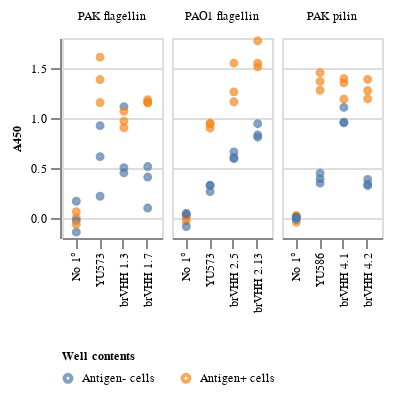

Notebook code cell kept with this figure:
### Code cell
(alt.Chart(CG025ai)
 .mark_point()
 .encode(
     x=alt.X("clone", title=None, sort=None),
     y=alt.Y("A450", title="A450"),
     color=alt.Color("bait_antigen", title="Well contents", sort=["Antigen- cells","Antigen+ cells"]),
     xOffset="jitter:Q",
 ).transform_calculate(
    # Generate Gaussian jitter with a Box-Muller transform
    # jitter="0.1*sqrt(-2*log(random()))*cos(2*PI*random())"
    # jitter='random()/100'
     jitter='0'
 ).properties(
     width=50, height=100
 )
 .facet(
     column=alt.Column("antigen", sort=["PAK flagella", "PAO1 flagella", "PAK pili"], title=None)
 ).resolve_scale(
     x='independent',
     xOffset="independent",
     # xOffset="shared"
 ).configure(
     view=dict(
         discreteWidth=dict(step=0.5*FONT_SIZE)
     ),
     facet=dict(
        spacing=FONT_SIZE//2
     ),
     point=dict(
         size=FONT_SIZE,
         strokeWidth=2,
     ),
     header=dict(
         labelFontSize=FONT_SIZE,
         titleFontSize=FONT_SIZE,
         labelPadding=FONT_SIZE//2,
     ),
     axis=dict(
         labelFontSize=FONT_SIZE,
         titleFontSize=FONT_SIZE
     ),
     legend=dict(
         titleFontSize=FONT_SIZE,
         labelFontSize=FONT_SIZE,
         symbolSize=FONT_SIZE*2,
         orient="bottom"
     )
 )
)

### Figure 1 — Vega-Lite specification as saved in the notebook (floating-point values rounded to 4 significant figures)
{"config": {"view": {"continuousWidth": 300, "continuousHeight": 300, "discreteWidth": {"step": 3.0}}, "axis": {"labelFontSize": 6, "titleFontSize": 6}, "facet": {"spacing": 3}, "header": {"labelFontSize": 6, "titleFontSize": 6, "labelPadding": 3}, "legend": {"titleFontSize": 6, "labelFontSize": 6, "symbolSize": 12, "orient": "bottom"}, "point": {"size": 6, "strokeWidth": 2}}, "data": {"name": "data-ad39e4eef17bc9525b53b3d8dc143665"}, "facet": {"column": {"field": "antigen", "sort": ["PAK flagella", "PAO1 flagella", "PAK pili"], "title": null, "type": "nominal"}}, "spec": {"mark": {"type": "point"}, "encoding": {"color": {"field": "bait_antigen", "sort": ["Antigen- cells", "Antigen+ cells"], "title": "Well contents", "type": "nominal"}, "x": {"field": "clone", "sort": null, "title": null, "type": "nominal"}, "xOffset": {"field": "jitter", "type": "quantitative"}, "y": {"field": "A450", "title": "A450", "type": "quantitative"}}, "height": 100, "transform": [{"calculate": "0", "as": "jitter"}], "width": 50}, "resolve": {"scale": {"x": "independent", "xOffset": "independent"}}, "$schema": "https://vega.github.io/schema/vega-lite/v5.17.0.json", "datasets": {"data-ad39e4eef17bc9525b53b3d8dc143665": [{"ab": "No 1°", "A450": 0.002667, "antigen": "PAK flagellin", "bait_antigen": "Antigen+ cells", "clone": "No 1°", "dilution": null}, {"ab": "No 1°", "A450": -0.03, "antigen": "PAO1 flagellin", "bait_antigen": "Antigen+ cells", "clone": "No 1°", "dilution": null}, {"ab": "No 1°", "A450": -0.085, "antigen": "PAO1 flagellin", "bait_antigen": "Antigen- cells", "clone": "No 1°", "dilution": null}, {"ab": "No 1°", "A450": -0.02633, "antigen": "PAK flagellin", "bait_antigen": "Antigen- cells", "clone": "No 1°", "dilution": null}, {"ab": "No 1°", "A450": 0.02433, "antigen": "PAK pilin", "bait_antigen": "Antigen+ cells", "clone": "No 1°", "dilution": null}, {"ab": "No 1°", "A450": -0.04267, "antigen": "PAK pilin", "bait_antigen": "Antigen+ cells", "clone": "No 1°", "dilution": null}, {"ab": "No 1°", "A450": 0.01833, "antigen": "PAK pilin", "bait_antigen": "Antigen+ cells", "clone": "No 1°", "dilution": null}, {"ab": "No 1°", "A450": 0.1677, "antigen": "PAK flagellin", "bait_antigen": "Antigen- cells", "clone": "No 1°", "dilution": null}, {"ab": "No 1°", "A450": -0.1413, "antigen": "PAK flagellin", "bait_antigen": "Antigen- cells", "clone": "No 1°", "dilution": null}, {"ab": "No 1°", "A450": 0.005, "antigen": "PAO1 flagellin", "bait_antigen": "Antigen+ cells", "clone": "No 1°", "dilution": null}, {"ab": "No 1°", "A450": 0.025, "antigen": "PAO1 flagellin", "bait_antigen": "Antigen+ cells", "clone": "No 1°", "dilution": null}, {"ab": "No 1°", "A450": 0.006667, "antigen": "PAK pilin", "bait_antigen": "Antigen- cells", "clone": "No 1°", "dilution": null}, {"ab": "No 1°", "A450": 0.007667, "antigen": "PAK pilin", "bait_antigen": "Antigen- cells", "clone": "No 1°", "dilution": null}, {"ab": "No 1°", "A450": -0.01433, "antigen": "PAK pilin", "bait_antigen": "Antigen- cells", "clone": "No 1°", "dilution": null}, {"ab": "No 1°", "A450": 0.043, "antigen": "PAO1 flagellin", "bait_antigen": "Antigen- cells", "clone": "No 1°", "dilution": null}, {"ab": "No 1°", "A450": 0.042, "antigen": "PAO1 flagellin", "bait_antigen": "Antigen- cells", "clone": "No 1°", "dilution": null}, {"ab": "No 1°", "A450": 0.06267, "antigen": "PAK flagellin", "bait_antigen": "Antigen+ cells", "clone": "No 1°", "dilution": null}, {"ab": "No 1°", "A450": -0.06533, "antigen": "PAK flagellin", "bait_antigen": "Antigen+ cells", "clone": "No 1°", "dilution": null}, {"ab": "YU573 1/1000", "A450": 0.327, "antigen": "PAO1 flagellin", "bait_antigen": "Antigen- cells", "clone": "YU573", "dilution": "1/1000"}, {"ab": "YU573 1/1000", "A450": 0.9237, "antigen": "PAK flagellin", "bait_antigen": "Antigen- cells", "clone": "YU573", "dilution": "1/1000"}, {"ab": "YU573 1/1000", "A450": 1.385, "antigen": "PAK flagellin", "bait_antigen": "Antigen+ cells", "clone": "YU573", "dilution": "1/1000"}, {"ab": "YU573 1/1000", "A450": 1.155, "antigen": "PAK flagellin", "bait_antigen": "Antigen+ cells", "clone": "YU573", "dilution": "1/1000"}, {"ab": "YU573 1/1000", "A450": 1.609, "antigen": "PAK flagellin", "bait_antigen": "Antigen+ cells", "clone": "YU573", "dilution": "1/1000"}, {"ab": "YU573 1/1000", "A450": 0.2177, "antigen": "PAK flagellin", "bait_antigen": "Antigen- cells", "clone": "YU573", "dilution": "1/1000"}, {"ab": "YU573 1/1000", "A450": 0.898, "antigen": "PAO1 flagellin", "bait_antigen": "Antigen+ cells", "clone": "YU573", "dilution": "1/1000"}, {"ab": "YU573 1/1000", "A450": 0.94, "antigen": "PAO1 flagellin", "bait_antigen": "Antigen+ cells", "clone": "YU573", "dilution": "1/1000"}, {"ab": "YU573 1/1000", "A450": 0.949, "antigen": "PAO1 flagellin", "bait_antigen": "Antigen+ cells", "clone": "YU573", "dilution": "1/1000"}, {"ab": "YU573 1/1000", "A450": 0.326, "antigen": "PAO1 flagellin", "bait_antigen": "Antigen- cells", "clone": "YU573", "dilution": "1/1000"}, {"ab": "YU573 1/1000", "A450": 0.6137, "antigen": "PAK flagellin", "bait_antigen": "Antigen- cells", "clone": "YU573", "dilution": "1/1000"}, {"ab": "YU573 1/1000", "A450": 0.264, "antigen": "PAO1 flagellin", "bait_antigen": "Antigen- cells", "clone": "YU573", "dilution": "1/1000"}, {"ab": "YU586 1/1000", "A450": 0.3487, "antigen": "PAK pilin", "bait_antigen": "Antigen- cells", "clone": "YU586", "dilution": "1/1000"}, {"ab": "YU586 1/1000", "A450": 0.4477, "antigen": "PAK pilin", "bait_antigen": "Antigen- cells", "clone": "YU586", "dilution": "1/1000"}, {"ab": "YU586 1/1000", "A450": 0.3917, "antigen": "PAK pilin", "bait_antigen": "Antigen- cells", "clone": "YU586", "dilution": "1/1000"}, {"ab": "YU586 1/1000", "A450": 1.453, "antigen": "PAK pilin", "bait_antigen": "Antigen+ cells", "clone": "YU586", "dilution": "1/1000"}, {"ab": "YU586 1/1000", "A450": 1.277, "antigen": "PAK pilin", "bait_antigen": "Antigen+ cells", "clone": "YU586", "dilution": "1/1000"}, {"ab": "YU586 1/1000", "A450": 1.365, "antigen": "PAK pilin", "bait_antigen": "Antigen+ cells", "clone": "YU586", "dilution": "1/1000"}, {"ab": "rVHH 1.3.5 1/100", "A450": 1.114, "antigen": "PAK flagellin", "bait_antigen": "Antigen- cells", "clone": "brVHH 1.3", "dilution": "1/100"}, {"ab": "rVHH 1.3.5 1/100", "A450": 0.5037, "antigen": "PAK flagellin", "bait_antigen": "Antigen- cells", "clone": "brVHH 1.3", "dilution": "1/100"}, {"ab": "rVHH 1.3.5 1/100", "A450": 1.068, "antigen": "PAK flagellin", "bait_antigen": "Antigen+ cells", "clone": "brVHH 1.3", "dilution": "1/100"}, {"ab": "rVHH 1.3.5 1/100", "A450": 0.4517, "antigen": "PAK flagellin", "bait_antigen": "Antigen- cells", "clone": "brVHH 1.3", "dilution": "1/100"}, {"ab": "rVHH 1.3.5 1/100", "A450": 0.9687, "antigen": "PAK flagellin", "bait_antigen": "Antigen+ cells", "clone": "brVHH 1.3", "dilution": "1/100"}, {"ab": "rVHH 1.3.5 1/100", "A450": 0.9027, "antigen": "PAK flagellin", "bait_antigen": "Antigen+ cells", "clone": "brVHH 1.3", "dilution": "1/100"}, {"ab": "rVHH 1.7.1 1/100", "A450": 1.158, "antigen": "PAK flagellin", "bait_antigen": "Antigen+ cells", "clone": "brVHH 1.7", "dilution": "1/100"}, {"ab": "rVHH 1.7.1 1/100", "A450": 0.5147, "antigen": "PAK flagellin", "bait_antigen": "Antigen- cells", "clone": "brVHH 1.7", "dilution": "1/100"}, {"ab": "rVHH 1.7.1 1/100", "A450": 0.09967, "antigen": "PAK flagellin", "bait_antigen": "Antigen- cells", "clone": "brVHH 1.7", "dilution": "1/100"}, {"ab": "rVHH 1.7.1 1/100", "A450": 1.151, "antigen": "PAK flagellin", "bait_antigen": "Antigen+ cells", "clone": "brVHH 1.7", "dilution": "1/100"}, {"ab": "rVHH 1.7.1 1/100", "A450": 0.4097, "antigen": "PAK flagellin", "bait_antigen": "Antigen- cells", "clone": "brVHH 1.7", "dilution": "1/100"}, {"ab": "rVHH 1.7.1 1/100", "A450": 1.183, "antigen": "PAK flagellin", "bait_antigen": "Antigen+ cells", "clone": "brVHH 1.7", "dilution": "1/100"}, {"ab": "rVHH 2.5.6 1/100", "A450": 1.261, "antigen": "PAO1 flagellin", "bait_antigen": "Antigen+ cells", "clone": "brVHH 2.5", "dilution": "1/100"}, {"ab": "rVHH 2.5.6 1/100", "A450": 1.162, "antigen": "PAO1 flagellin", "bait_antigen": "Antigen+ cells", "clone": "brVHH 2.5", "dilution": "1/100"}, {"ab": "rVHH 2.5.6 1/100", "A450": 1.549, "antigen": "PAO1 flagellin", "bait_antigen": "Antigen+ cells", "clone": "brVHH 2.5", "dilution": "1/100"}, {"ab": "rVHH 2.5.6 1/100", "A450": 0.593, "antigen": "PAO1 flagellin", "bait_antigen": "Antigen- cells", "clone": "brVHH 2.5", "dilution": "1/100"}, {"ab": "rVHH 2.5.6 1/100", "A450": 0.605, "antigen": "PAO1 flagellin", "bait_antigen": "Antigen- cells", "clone": "brVHH 2.5", "dilution": "1/100"}, {"ab": "rVHH 2.5.6 1/100", "A450": 0.66, "antigen": "PAO1 flagellin", "bait_antigen": "Antigen- cells", "clone": "brVHH 2.5", "dilution": "1/100"}, {"ab": "rVHH 2.13.1 1/100", "A450": 0.83, "antigen": "PAO1 flagellin", "bait_antigen": "Antigen- cells", "clone": "brVHH 2.13", "dilution": "1/100"}, {"ab": "rVHH 2.13.1 1/100", "A450": 0.808, "antigen": "PAO1 flagellin", "bait_antigen": "Antigen- cells", "clone": "brVHH 2.13", "dilution": "1/100"}, {"ab": "rVHH 2.13.1 1/100", "A450": 0.943, "antigen": "PAO1 flagellin", "bait_antigen": "Antigen- cells", "clone": "brVHH 2.13", "dilution": "1/100"}, {"ab": "rVHH 2.13.1 1/100", "A450": 1.772, "antigen": "PAO1 flagellin", "bait_antigen": "Antigen+ cells", "clone": "brVHH 2.13", "dilution": "1/100"}, {"ab": "rVHH 2.13.1 1/100", "A450": 1.511, "antigen": "PAO1 flagellin", "bait_antigen": "Antigen+ cells", "clone": "brVHH 2.13", "dilution": "1/100"}, {"ab": "rVHH 2.13.1 1/100", "A450": 1.548, "antigen": "PAO1 flagellin", "bait_antigen": "Antigen+ cells", "clone": "brVHH 2.13", "dilution": "1/100"}, {"ab": "rVHH 4.1.2 1/100", "A450": 1.394, "antigen": "PAK pilin", "bait_antigen": "Antigen+ cells", "clone": "brVHH 4.1", "dilution": "1/100"}, {"ab": "rVHH 4.1.2 1/100", "A450": 1.188, "antigen": "PAK pilin", "bait_antigen": "Antigen+ cells", "clone": "brVHH 4.1", "dilution": "1/100"}, {"ab": "rVHH 4.1.2 1/100", "A450": 1.352, "antigen": "PAK pilin", "bait_antigen": "Antigen+ cells", "clone": "brVHH 4.1", "dilution": "1/100"}, {"ab": "rVHH 4.1.2 1/100", "A450": 0.9587, "antigen": "PAK pilin", "bait_antigen": "Antigen- cells", "clone": "brVHH 4.1", "dilution": "1/100"}, {"ab": "rVHH 4.1.2 1/100", "A450": 0.9527, "antigen": "PAK pilin", "bait_antigen": "Antigen- cells", "clone": "brVHH 4.1", "dilution": "1/100"}, {"ab": "rVHH 4.1.2 1/100", "A450": 1.106, "antigen": "PAK pilin", "bait_antigen": "Antigen- cells", "clone": "brVHH 4.1", "dilution": "1/100"}, {"ab": "rVHH 4.2.1 1/100", "A450": 1.386, "antigen": "PAK pilin", "bait_antigen": "Antigen+ cells", "clone": "brVHH 4.2", "dilution": "1/100"}, {"ab": "rVHH 4.2.1 1/100", "A450": 1.274, "antigen": "PAK pilin", "bait_antigen": "Antigen+ cells", "clone": "brVHH 4.2", "dilution": "1/100"}, {"ab": "rVHH 4.2.1 1/100", "A450": 0.3867, "antigen": "PAK pilin", "bait_antigen": "Antigen- cells", "clone": "brVHH 4.2", "dilution": "1/100"}, {"ab": "rVHH 4.2.1 1/100", "A450": 0.3387, "antigen": "PAK pilin", "bait_antigen": "Antigen- cells", "clone": "brVHH 4.2", "dilution": "1/100"}, {"ab": "rVHH 4.2.1 1/100", "A450": 0.3237, "antigen": "PAK pilin", "bait_antigen": "Antigen- cells", "clone": "brVHH 4.2", "dilution": "1/100"}, {"ab": "rVHH 4.2.1 1/100", "A450": 1.192, "antigen": "PAK pilin", "bait_antigen": "Antigen+ cells", "clone": "brVHH 4.2", "dilution": "1/100"}]}}
